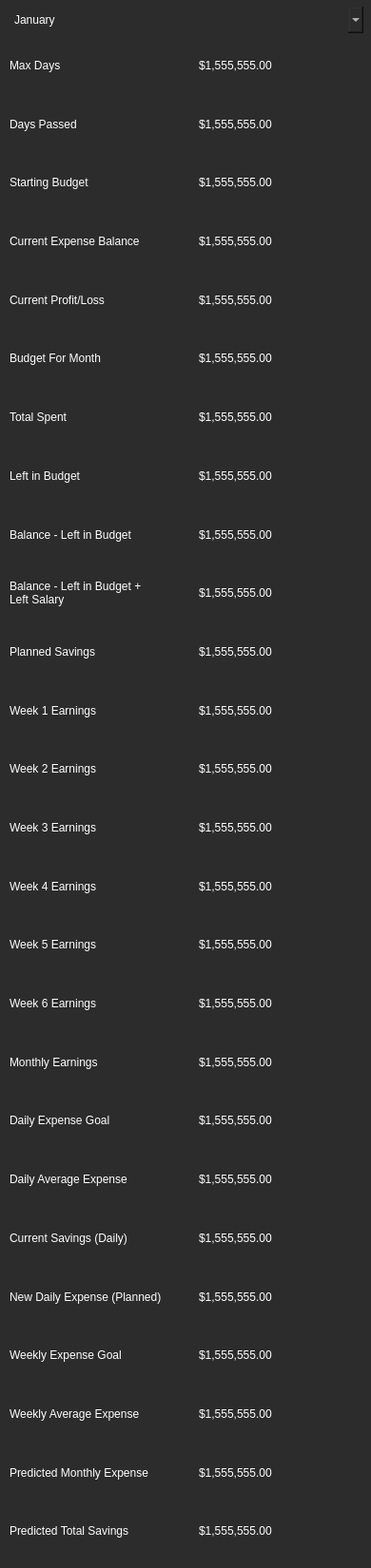
<?xml version="1.0" encoding="UTF-8"?>
<ui version="4.0">
 <class>Form</class>
 <widget class="QWidget" name="Form">
  <property name="geometry">
   <rect>
    <x>0</x>
    <y>0</y>
    <width>390</width>
    <height>1650</height>
   </rect>
  </property>
  <property name="windowTitle">
   <string>Form</string>
  </property>
  <property name="styleSheet">
   <string notr="true">QWidget {
        background-color: #2c2c2c;
        color: #ffffff;
        border: none;
        font: 11pt &quot;Nirmala UI&quot;;
}
QWidget#side_menu {
    background-color: #4e5564;
    color: #ffffff;
    border: 1px solid #4e5564;
    border-radius: 16px;
    font: 14pt &quot;Nirmala UI&quot;;
}
QLabel#Dashboard_Title {
    background-color: none;
    color: #ffffff;
    border: none;
    font: 20pt &quot;Nirmala UI&quot;;
}
QLabel#Eat_Out_Image {
    background-image: url(:/images/pngaaa.com-2384833.png);
    background-color: #4d4d4d;
    border: 1px solid #4d4d4d;
    border-radius: 4px;
    color: #ffffff;
    padding: 5px;
}
QLabel#Grocery_Image {
    background-image: url(:/images/pngaaa.com-2138453.png);
    background-color: #4d4d4d;
    border: 1px solid #4d4d4d;
    border-radius: 4px;
    color: #ffffff;
    padding: 5px;
}
QLabel#Transportation_Image {
    background-image: url(:/images/pngaaa.com-2182093.png);
    background-color: #4d4d4d;
    border: 1px solid #4d4d4d;
    border-radius: 4px;
    color: #ffffff;
    padding: 5px;
}
QLabel#Free_Expense_Image {
    background-image: url(:/images/pngaaa.com-1261106.png);
    background-color: #4d4d4d;
    border: 1px solid #4d4d4d;
    border-radius: 4px;
    color: #ffffff;
    padding: 5px;
}
QLabel#Bills_Image {
    background-image: url(:/images/pngaaa.com-1433501.png);
    background-color: #4d4d4d;
    border: 1px solid #4d4d4d;
    border-radius: 4px;
    color: #ffffff;
    padding: 5px;
}
QLabel#Investment_Image {
    background-image: url(:/images/pngaaa.com-3584133.png);
    background-color: #4d4d4d;
    border: 1px solid #4d4d4d;
    border-radius: 4px;
    color: #ffffff;
    padding: 5px;
}
QLabel#Support_Image {
    background-image: url(:/images/pngaaa.com-2914571.png);
    background-color: #4d4d4d;
    border: 1px solid #4d4d4d;
    border-radius: 4px;
    color: #ffffff;
    padding: 5px;
}
QLabel#Goal_Image {
    background-image: url(:/images/pngaaa.com-848656.png);
    background-color: #4d4d4d;
    border: 1px solid #4d4d4d;
    border-radius: 4px;
    color: #ffffff;
    padding: 5px;
}
QPushButton {
    background-color: #4d4d4d;
    border: 1px solid #4d4d4d;
    border-radius: 4px;
    color: #ffffff;
    padding: 5px;
}
QPushButton:hover {
    background-color: #5a5a5a;
    border: 1px solid #5a5a5a;
}
QPushButton#side_menu_button:hover {
    background-image: url(:/button_image/Burger_button_hover.png);
    background-color: #5a5a5a;
    border: 1px solid #5a5a5a;
}
QPushButton#side_menu_button:pressed {
    background-image: url(:/button_image/Burger_button_click.png);
    background-color: #5a5a5a;
    border: 1px solid #5a5a5a;
}
QPushButton#remove_button_watchlist {
    background-color: #ff0000;
    border: 1px solid #ffffff;
    border-radius: 4px;
    color: #ffffff;
    padding: 5px;
}
QPushButton#remove_button_watchlist:hover {
    background-color: #ff6c6c;
    border: 1px solid #ffffff;
}
QPushButton#remove_button_watchlist:pressed {
    background-color: #aa0000;
    border: 1px solid #ffffff;
}
QPushButton#Add_strategy {
    background-color: #00ad0e;
    border: 1px solid #ffffff;
    border-radius: 4px;
    color: #ffffff;
    padding: 5px;
}
QPushButton#Add_strategy:hover {
    background-color: #67ff74;
    border: 1px solid #ffffff;
}
QPushButton#Add_strategy:pressed {
    background-color: #006408;
    border: 1px solid #a3a3a3;
}
QPushButton#Activation {
    background-color: #00ad0e;
    border: 1px solid #ffffff;
    border-radius: 4px;
    color: #ffffff;
    padding: 5px;
}
QPushButton#Activation:hover {
    background-color: #67ff74;
    border: 1px solid #ffffff;
}
QPushButton#Activation:pressed {
    background-color: #006408;
    border: 1px solid #a3a3a3;
}
QPushButton#Blue_button {
    background-color: #0003bb;
    border: 1px solid #ffffff;
    border-radius: 4px;
    color: #ffffff;
    padding: 5px;
}
QPushButton#Blue_button:hover {
    background-color: #4446d1;
    border: 1px solid #ffffff;
}
QPushButton#Blue_button:pressed {
    background-color: #000277;
    border: 1px solid #a3a3a3;
}
QPushButton#Yellow_button {
    background-color: #a5bd1e;
    border: 1px solid #ffffff;
    border-radius: 4px;
    color: #ffffff;
    padding: 5px;
}
QPushButton#Yellow_button:hover {
    background-color: #e5ff54;
    border: 1px solid #ffffff;
}
QPushButton#Yellow_button:pressed {
    background-color: #81960f;
    border: 1px solid #a3a3a3;
}
QCheckBox {
    color: #ffffff;
}
QLineEdit {
    background-color: #4d4d4d;
    border: 1px solid #4d4d4d;
    color: #ffffff;
    padding: 5px;
    border-color: #ffffff;
    border-radius: 6px;
}
QTextEdit {
    background-color: #4d4d4d;
    border: 1px solid #4d4d4d;
    color: #ffffff;
    padding: 5px;
    border-color: #ffffff;
    border-radius: 20px;
}
QProgressBar {
    border: 1px solid #444444;
    border-radius: 7px;
    background-color: #2e2e2e;
    text-align: center;
    font-size: 10pt;
    color: white;
}
QProgressBar::chunk {
    background-color: #3a3a3a;
    width: 5px;
}
QScrollBar:vertical {
    border: none;
    background-color: #3a3a3a;
    width: 10px;
    margin: 16px 0 16px 0;
}
QScrollBar::handle:vertical {
    background-color: #444444;
    border-radius: 5px;
}
QScrollBar:horizontal {
    border: none;
    background-color: #3a3a3a;
    height: 10px;
    margin: 0px 16px 0 16px;
}
QScrollBar::handle:horizontal {
    background-color: #444444;
    border-radius: 5px;
}
QTabWidget {
    background-color: #2e2e2e;
    border: none;
}
QTabBar::tab {
    background-color: #2e2e2e;
    color: #b1b1b1;
    padding: 8px 20px;
    border-top-left-radius: 5px;
    border-top-right-radius: 5px;
    border: none;
}
QTabBar::tab:selected, QTabBar::tab:hover {
    background-color: #3a3a3a;
    color: white;
}</string>
  </property>
  <widget class="QLabel" name="amount_Balance_Left_in_Budget_Salary_Months_label">
   <property name="geometry">
    <rect>
     <x>209</x>
     <y>596</y>
     <width>173</width>
     <height>56</height>
    </rect>
   </property>
   <property name="text">
    <string>$1,555,555.00</string>
   </property>
   <property name="wordWrap">
    <bool>true</bool>
   </property>
  </widget>
  <widget class="QComboBox" name="stats_Month_comboBox_2">
   <property name="geometry">
    <rect>
     <x>10</x>
     <y>7</y>
     <width>372</width>
     <height>28</height>
    </rect>
   </property>
   <property name="styleSheet">
    <string notr="true">font: 14pt &quot;Nirmala UI&quot;;</string>
   </property>
   <item>
    <property name="text">
     <string>January</string>
    </property>
   </item>
   <item>
    <property name="text">
     <string>February</string>
    </property>
   </item>
   <item>
    <property name="text">
     <string>March</string>
    </property>
   </item>
   <item>
    <property name="text">
     <string>April</string>
    </property>
   </item>
   <item>
    <property name="text">
     <string>May</string>
    </property>
   </item>
   <item>
    <property name="text">
     <string>June</string>
    </property>
   </item>
   <item>
    <property name="text">
     <string>July</string>
    </property>
   </item>
   <item>
    <property name="text">
     <string>August</string>
    </property>
   </item>
   <item>
    <property name="text">
     <string>September</string>
    </property>
   </item>
   <item>
    <property name="text">
     <string>October</string>
    </property>
   </item>
   <item>
    <property name="text">
     <string>November</string>
    </property>
   </item>
   <item>
    <property name="text">
     <string>December</string>
    </property>
   </item>
  </widget>
  <widget class="QLabel" name="starting_Budget_Months_label">
   <property name="geometry">
    <rect>
     <x>10</x>
     <y>164</y>
     <width>193</width>
     <height>56</height>
    </rect>
   </property>
   <property name="text">
    <string>Starting Budget</string>
   </property>
  </widget>
  <widget class="QLabel" name="balance_Left_in_Budget_Months_label">
   <property name="geometry">
    <rect>
     <x>10</x>
     <y>535</y>
     <width>193</width>
     <height>55</height>
    </rect>
   </property>
   <property name="text">
    <string>Balance - Left in Budget</string>
   </property>
   <property name="wordWrap">
    <bool>true</bool>
   </property>
  </widget>
  <widget class="QLabel" name="days_Passed_Months_label">
   <property name="geometry">
    <rect>
     <x>10</x>
     <y>103</y>
     <width>193</width>
     <height>55</height>
    </rect>
   </property>
   <property name="text">
    <string>Days Passed</string>
   </property>
  </widget>
  <widget class="QLabel" name="amount_Week_1_Earning_label">
   <property name="geometry">
    <rect>
     <x>209</x>
     <y>720</y>
     <width>173</width>
     <height>55</height>
    </rect>
   </property>
   <property name="text">
    <string>$1,555,555.00</string>
   </property>
  </widget>
  <widget class="QLabel" name="planned_Savings_Months_label">
   <property name="geometry">
    <rect>
     <x>10</x>
     <y>658</y>
     <width>193</width>
     <height>56</height>
    </rect>
   </property>
   <property name="text">
    <string>Planned Savings</string>
   </property>
  </widget>
  <widget class="QLabel" name="amount_Balance_Left_in_Budget_Months_label">
   <property name="geometry">
    <rect>
     <x>209</x>
     <y>535</y>
     <width>173</width>
     <height>55</height>
    </rect>
   </property>
   <property name="text">
    <string>$1,555,555.00</string>
   </property>
   <property name="wordWrap">
    <bool>true</bool>
   </property>
  </widget>
  <widget class="QLabel" name="budget_For_Month_label">
   <property name="geometry">
    <rect>
     <x>10</x>
     <y>349</y>
     <width>193</width>
     <height>56</height>
    </rect>
   </property>
   <property name="text">
    <string>Budget For Month</string>
   </property>
  </widget>
  <widget class="QLabel" name="amount_Total_Spent_Months_label">
   <property name="geometry">
    <rect>
     <x>209</x>
     <y>411</y>
     <width>173</width>
     <height>56</height>
    </rect>
   </property>
   <property name="text">
    <string>$1,555,555.00</string>
   </property>
  </widget>
  <widget class="QLabel" name="amount_Current_Savings_Daily_label">
   <property name="geometry">
    <rect>
     <x>209</x>
     <y>1275</y>
     <width>173</width>
     <height>56</height>
    </rect>
   </property>
   <property name="text">
    <string>$1,555,555.00</string>
   </property>
  </widget>
  <widget class="QLabel" name="max_Days_Months_label">
   <property name="geometry">
    <rect>
     <x>10</x>
     <y>41</y>
     <width>193</width>
     <height>56</height>
    </rect>
   </property>
   <property name="text">
    <string>Max Days</string>
   </property>
  </widget>
  <widget class="QLabel" name="weekly_Expense_Goal_Months_label">
   <property name="geometry">
    <rect>
     <x>10</x>
     <y>1398</y>
     <width>193</width>
     <height>56</height>
    </rect>
   </property>
   <property name="text">
    <string>Weekly Expense Goal</string>
   </property>
   <property name="wordWrap">
    <bool>true</bool>
   </property>
  </widget>
  <widget class="QLabel" name="predicted_Monthly_Expense_Months_label">
   <property name="geometry">
    <rect>
     <x>10</x>
     <y>1522</y>
     <width>193</width>
     <height>55</height>
    </rect>
   </property>
   <property name="text">
    <string>Predicted Monthly Expense</string>
   </property>
   <property name="wordWrap">
    <bool>true</bool>
   </property>
  </widget>
  <widget class="QLabel" name="amount_Planned_Savings_Months_label">
   <property name="geometry">
    <rect>
     <x>209</x>
     <y>658</y>
     <width>173</width>
     <height>56</height>
    </rect>
   </property>
   <property name="text">
    <string>$1,555,555.00</string>
   </property>
  </widget>
  <widget class="QLabel" name="balance_Left_in_Budget_Salary_Months_label">
   <property name="geometry">
    <rect>
     <x>10</x>
     <y>596</y>
     <width>193</width>
     <height>56</height>
    </rect>
   </property>
   <property name="text">
    <string>Balance - Left in Budget +                           Left Salary</string>
   </property>
   <property name="wordWrap">
    <bool>true</bool>
   </property>
  </widget>
  <widget class="QLabel" name="amount_Current_ProfitLoss_Months_label">
   <property name="geometry">
    <rect>
     <x>209</x>
     <y>288</y>
     <width>173</width>
     <height>55</height>
    </rect>
   </property>
   <property name="text">
    <string>$1,555,555.00</string>
   </property>
  </widget>
  <widget class="QLabel" name="amount_Budget_For_Month_label">
   <property name="geometry">
    <rect>
     <x>209</x>
     <y>349</y>
     <width>173</width>
     <height>56</height>
    </rect>
   </property>
   <property name="text">
    <string>$1,555,555.00</string>
   </property>
  </widget>
  <widget class="QLabel" name="current_ProfitLoss_Months_label">
   <property name="geometry">
    <rect>
     <x>10</x>
     <y>288</y>
     <width>193</width>
     <height>55</height>
    </rect>
   </property>
   <property name="text">
    <string>Current Profit/Loss</string>
   </property>
  </widget>
  <widget class="QLabel" name="amount_Yearly_Earnings_label">
   <property name="geometry">
    <rect>
     <x>209</x>
     <y>1090</y>
     <width>173</width>
     <height>55</height>
    </rect>
   </property>
   <property name="text">
    <string>$1,555,555.00</string>
   </property>
  </widget>
  <widget class="QLabel" name="amount_Daily_Expense_Goal_label">
   <property name="geometry">
    <rect>
     <x>209</x>
     <y>1151</y>
     <width>173</width>
     <height>56</height>
    </rect>
   </property>
   <property name="text">
    <string>$1,555,555.00</string>
   </property>
  </widget>
  <widget class="QLabel" name="Week_3_Earning_label">
   <property name="geometry">
    <rect>
     <x>10</x>
     <y>843</y>
     <width>193</width>
     <height>56</height>
    </rect>
   </property>
   <property name="text">
    <string>Week 3 Earnings</string>
   </property>
  </widget>
  <widget class="QLabel" name="amount_Daily_Average_Expense_label">
   <property name="geometry">
    <rect>
     <x>209</x>
     <y>1213</y>
     <width>173</width>
     <height>56</height>
    </rect>
   </property>
   <property name="text">
    <string>$1,555,555.00</string>
   </property>
  </widget>
  <widget class="QLabel" name="Week_6_Earning_label">
   <property name="geometry">
    <rect>
     <x>10</x>
     <y>1028</y>
     <width>193</width>
     <height>56</height>
    </rect>
   </property>
   <property name="text">
    <string>Week 6 Earnings</string>
   </property>
  </widget>
  <widget class="QLabel" name="amount_Predicted_Total_Savings_label">
   <property name="geometry">
    <rect>
     <x>209</x>
     <y>1583</y>
     <width>173</width>
     <height>56</height>
    </rect>
   </property>
   <property name="text">
    <string>$1,555,555.00</string>
   </property>
   <property name="wordWrap">
    <bool>true</bool>
   </property>
  </widget>
  <widget class="QLabel" name="weekly_Average_Expense_Months_label">
   <property name="geometry">
    <rect>
     <x>10</x>
     <y>1460</y>
     <width>193</width>
     <height>56</height>
    </rect>
   </property>
   <property name="text">
    <string>Weekly Average Expense</string>
   </property>
   <property name="wordWrap">
    <bool>true</bool>
   </property>
  </widget>
  <widget class="QLabel" name="monthly_Earnings_label">
   <property name="geometry">
    <rect>
     <x>10</x>
     <y>1090</y>
     <width>193</width>
     <height>55</height>
    </rect>
   </property>
   <property name="text">
    <string>Monthly Earnings</string>
   </property>
  </widget>
  <widget class="QLabel" name="Week_2_Earnings_label">
   <property name="geometry">
    <rect>
     <x>10</x>
     <y>781</y>
     <width>193</width>
     <height>56</height>
    </rect>
   </property>
   <property name="text">
    <string>Week 2 Earnings</string>
   </property>
  </widget>
  <widget class="QLabel" name="amount_Weekly_Expense_Goal_label">
   <property name="geometry">
    <rect>
     <x>209</x>
     <y>1398</y>
     <width>173</width>
     <height>56</height>
    </rect>
   </property>
   <property name="text">
    <string>$1,555,555.00</string>
   </property>
   <property name="wordWrap">
    <bool>true</bool>
   </property>
  </widget>
  <widget class="QLabel" name="left_in_Budget_Months_label">
   <property name="geometry">
    <rect>
     <x>10</x>
     <y>473</y>
     <width>193</width>
     <height>56</height>
    </rect>
   </property>
   <property name="text">
    <string>Left in Budget</string>
   </property>
  </widget>
  <widget class="QLabel" name="amount_Week_6_Earning_label">
   <property name="geometry">
    <rect>
     <x>209</x>
     <y>1028</y>
     <width>173</width>
     <height>56</height>
    </rect>
   </property>
   <property name="text">
    <string>$1,555,555.00</string>
   </property>
  </widget>
  <widget class="QLabel" name="daily_Expense_Goal_Months_label">
   <property name="geometry">
    <rect>
     <x>10</x>
     <y>1151</y>
     <width>193</width>
     <height>56</height>
    </rect>
   </property>
   <property name="text">
    <string>Daily Expense Goal</string>
   </property>
  </widget>
  <widget class="QLabel" name="amount_Starting_Budget_Months_label">
   <property name="geometry">
    <rect>
     <x>209</x>
     <y>164</y>
     <width>173</width>
     <height>56</height>
    </rect>
   </property>
   <property name="text">
    <string>$1,555,555.00</string>
   </property>
  </widget>
  <widget class="QLabel" name="amount_Left_in_Budget_Months_label">
   <property name="geometry">
    <rect>
     <x>209</x>
     <y>473</y>
     <width>173</width>
     <height>56</height>
    </rect>
   </property>
   <property name="text">
    <string>$1,555,555.00</string>
   </property>
  </widget>
  <widget class="QLabel" name="current_Expense_Balance_Months_label">
   <property name="geometry">
    <rect>
     <x>10</x>
     <y>226</y>
     <width>193</width>
     <height>56</height>
    </rect>
   </property>
   <property name="text">
    <string>Current Expense Balance</string>
   </property>
   <property name="wordWrap">
    <bool>true</bool>
   </property>
  </widget>
  <widget class="QLabel" name="Week_4_Earning_label">
   <property name="geometry">
    <rect>
     <x>10</x>
     <y>905</y>
     <width>193</width>
     <height>55</height>
    </rect>
   </property>
   <property name="text">
    <string>Week 4 Earnings</string>
   </property>
  </widget>
  <widget class="QLabel" name="amount_Week_4_Earning_label">
   <property name="geometry">
    <rect>
     <x>209</x>
     <y>905</y>
     <width>173</width>
     <height>55</height>
    </rect>
   </property>
   <property name="text">
    <string>$1,555,555.00</string>
   </property>
  </widget>
  <widget class="QLabel" name="amount_Days_Passed_Months_label">
   <property name="geometry">
    <rect>
     <x>209</x>
     <y>103</y>
     <width>173</width>
     <height>55</height>
    </rect>
   </property>
   <property name="text">
    <string>$1,555,555.00</string>
   </property>
  </widget>
  <widget class="QLabel" name="total_Spent_Months_label">
   <property name="geometry">
    <rect>
     <x>10</x>
     <y>411</y>
     <width>193</width>
     <height>56</height>
    </rect>
   </property>
   <property name="text">
    <string>Total Spent</string>
   </property>
  </widget>
  <widget class="QLabel" name="amount_Current_Expense_Balance_Months_label">
   <property name="geometry">
    <rect>
     <x>209</x>
     <y>226</y>
     <width>173</width>
     <height>56</height>
    </rect>
   </property>
   <property name="text">
    <string>$1,555,555.00</string>
   </property>
   <property name="wordWrap">
    <bool>true</bool>
   </property>
  </widget>
  <widget class="QLabel" name="amount_Predicted_Monthly_Expense_label">
   <property name="geometry">
    <rect>
     <x>209</x>
     <y>1522</y>
     <width>173</width>
     <height>55</height>
    </rect>
   </property>
   <property name="text">
    <string>$1,555,555.00</string>
   </property>
   <property name="wordWrap">
    <bool>true</bool>
   </property>
  </widget>
  <widget class="QLabel" name="Week_5_Earning_label">
   <property name="geometry">
    <rect>
     <x>10</x>
     <y>966</y>
     <width>193</width>
     <height>56</height>
    </rect>
   </property>
   <property name="text">
    <string>Week 5 Earnings</string>
   </property>
  </widget>
  <widget class="QLabel" name="Week_1_Earning_label">
   <property name="geometry">
    <rect>
     <x>10</x>
     <y>720</y>
     <width>193</width>
     <height>55</height>
    </rect>
   </property>
   <property name="text">
    <string>Week 1 Earnings</string>
   </property>
  </widget>
  <widget class="QLabel" name="amount_Week_2_Earnings_label">
   <property name="geometry">
    <rect>
     <x>209</x>
     <y>781</y>
     <width>173</width>
     <height>56</height>
    </rect>
   </property>
   <property name="text">
    <string>$1,555,555.00</string>
   </property>
  </widget>
  <widget class="QLabel" name="amount_New_Daily_Expense_Planned_label">
   <property name="geometry">
    <rect>
     <x>209</x>
     <y>1337</y>
     <width>173</width>
     <height>55</height>
    </rect>
   </property>
   <property name="text">
    <string>$1,555,555.00</string>
   </property>
   <property name="wordWrap">
    <bool>true</bool>
   </property>
  </widget>
  <widget class="QLabel" name="current_Savings_Daily_Months_label">
   <property name="geometry">
    <rect>
     <x>10</x>
     <y>1275</y>
     <width>193</width>
     <height>56</height>
    </rect>
   </property>
   <property name="text">
    <string>Current Savings (Daily)</string>
   </property>
  </widget>
  <widget class="QLabel" name="daily_Average_Expense_Months_label">
   <property name="geometry">
    <rect>
     <x>10</x>
     <y>1213</y>
     <width>193</width>
     <height>56</height>
    </rect>
   </property>
   <property name="text">
    <string>Daily Average Expense</string>
   </property>
  </widget>
  <widget class="QLabel" name="new_Daily_Expense_Planned_Months_label">
   <property name="geometry">
    <rect>
     <x>10</x>
     <y>1337</y>
     <width>193</width>
     <height>55</height>
    </rect>
   </property>
   <property name="text">
    <string>New Daily Expense (Planned)</string>
   </property>
   <property name="wordWrap">
    <bool>true</bool>
   </property>
  </widget>
  <widget class="QLabel" name="amount_Max_Days_Months_label">
   <property name="geometry">
    <rect>
     <x>209</x>
     <y>41</y>
     <width>173</width>
     <height>56</height>
    </rect>
   </property>
   <property name="text">
    <string>$1,555,555.00</string>
   </property>
  </widget>
  <widget class="QLabel" name="predicted_Total_Savings_Months_label">
   <property name="geometry">
    <rect>
     <x>10</x>
     <y>1583</y>
     <width>193</width>
     <height>56</height>
    </rect>
   </property>
   <property name="text">
    <string>Predicted Total Savings</string>
   </property>
   <property name="wordWrap">
    <bool>true</bool>
   </property>
  </widget>
  <widget class="QLabel" name="amount_Week_5_Earning_label">
   <property name="geometry">
    <rect>
     <x>209</x>
     <y>966</y>
     <width>173</width>
     <height>56</height>
    </rect>
   </property>
   <property name="text">
    <string>$1,555,555.00</string>
   </property>
  </widget>
  <widget class="QLabel" name="amount_Week_3_Earning_label">
   <property name="geometry">
    <rect>
     <x>209</x>
     <y>843</y>
     <width>173</width>
     <height>56</height>
    </rect>
   </property>
   <property name="text">
    <string>$1,555,555.00</string>
   </property>
  </widget>
  <widget class="QLabel" name="amount_Weekly_Average_Expense_label">
   <property name="geometry">
    <rect>
     <x>209</x>
     <y>1460</y>
     <width>173</width>
     <height>56</height>
    </rect>
   </property>
   <property name="text">
    <string>$1,555,555.00</string>
   </property>
   <property name="wordWrap">
    <bool>true</bool>
   </property>
  </widget>
 </widget>
 <resources/>
 <connections/>
</ui>
